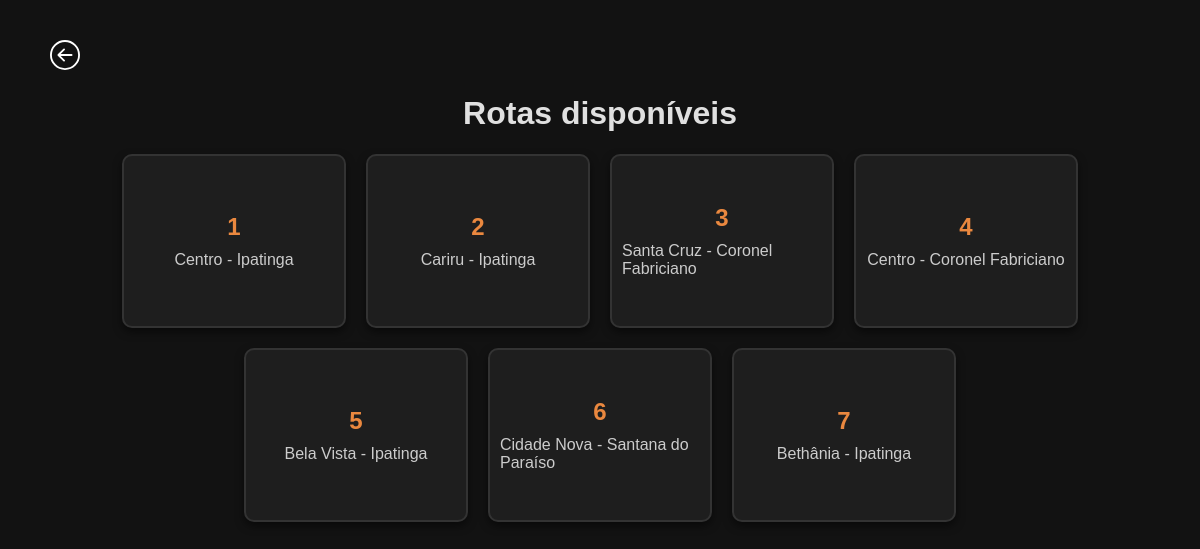
The page /Funcionario/entregador/exibirRotas/exibir.php on the database its author committed.
### tables this page shows
create table TbRotas (
	CdRotas MEDIUMINT UNSIGNED primary key auto_increment,
	DsBairro varchar(150)not null,
	DsCidade varchar(150)not null
	);

### Funcionario/entregador/exibirRotas/exibir.php (the view, shortened to what this page needs)
<?php
$servername = "localhost";
$username = "root";
$password = "";
$dbname = "bdExpressoR";
$conn = new mysqli($servername, $username, $password, $dbname);
$sqlRotas = "SELECT CdRotas, DsBairro, DsCidade FROM TbRotas";
$resultRotas = $conn->query($sqlRotas);
?>
<!DOCTYPE html>
<html lang="pt-BR">
<head>
    <link rel="stylesheet" type="text/css" href="styles.css">
</head>
<body>
<a class="voltar" href="/BDExpresso/Funcionario/entregador/index.html">
    </a>
<h1>Rotas disponíveis</h1>
<div class="routes-container" id="routesContainer">
    <?php
    $rotaEscolhida = isset($_SESSION['rotaEscolhida']) ? $_SESSION['rotaEscolhida'] : null;
    if ($resultRotas->num_rows > 0) {
        while($row = $resultRotas->fetch_assoc()) {
            if (!in_array($row['CdRotas'], $_SESSION['rotasFinalizadas'])) {
                echo "<div class='route-box" . ($rotaEscolhida == $row['CdRotas'] ? " selected" : "") . "' data-id='{$row['CdRotas']}' onclick='selectRoute(" . $row['CdRotas'] . ", this)'>
                        <div class='route-code'>{$row['CdRotas']}</div>
                        <div class='route-details'>{$row['DsBairro']} - {$row['DsCidade']}</div>
                      </div>";
            }
        }
    } else {
        echo "<div>Nenhuma rota encontrada.</div>";
    }
    ?>
</div>
</body>
</html>

### Funcionario/entregador/exibirRotas/styles.css (style rules this page uses)
body { font-family: Arial, sans-serif; margin: 20px; background-color: #f4f4f4; }
h1 { text-align: center; color: #333; }

### Funcionario/entregador/exibirRotas/exibir.php (style rules this page uses)
body { background-color: #121212; color: #e0e0e0; font-family: Arial, sans-serif; padding: 20px; }
h1 { text-align: center; color: #e0e0e0; }
.routes-container { display: flex; flex-wrap: wrap; gap: 20px; justify-content: center; }
.route-box { display: flex; flex-direction: column; align-items: center; justify-content: center; width: 200px; height: 150px; border: 2px solid #333; border-radius: 10px; padding: 10px; background-color: #1e1e1e; box-shadow: 0 4px 8px rgba(0, 0, 0, 0.5); cursor: pointer; }
.route-code { font-size: 24px; font-weight: bold; margin-bottom: 10px; color: #ea883f; }
.route-details { font-size: 16px; color: #ccc; }
.voltar { padding: 10px; color: #ffffff; }

### rows shown on the page
tbrotas: CdRotas "1", DsBairro "Centro", DsCidade "Ipatinga"
tbrotas: CdRotas "2", DsBairro "Cariru", DsCidade "Ipatinga"
tbrotas: CdRotas "3", DsBairro "Santa Cruz", DsCidade "Coronel Fabriciano"
tbrotas: CdRotas "4", DsBairro "Centro", DsCidade "Coronel Fabriciano"
tbrotas: CdRotas "5", DsBairro "Bela Vista", DsCidade "Ipatinga"
tbrotas: CdRotas "6", DsBairro "Cidade Nova", DsCidade "Santana do Paraíso"
tbrotas: CdRotas "7", DsBairro "Bethânia", DsCidade "Ipatinga"
